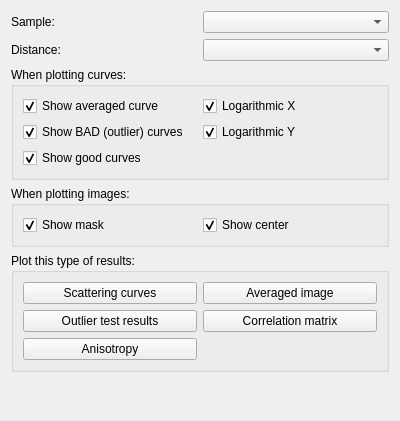
<?xml version="1.0" encoding="UTF-8"?>
<ui version="4.0">
 <class>Form</class>
 <widget class="QWidget" name="Form">
  <property name="geometry">
   <rect>
    <x>0</x>
    <y>0</y>
    <width>400</width>
    <height>421</height>
   </rect>
  </property>
  <property name="windowTitle">
   <string>Form</string>
  </property>
  <layout class="QGridLayout" name="gridLayout">
   <item row="0" column="0">
    <widget class="QLabel" name="label_8">
     <property name="text">
      <string>Sample:</string>
     </property>
     <property name="buddy">
      <cstring>resultsSampleSelectorComboBox</cstring>
     </property>
    </widget>
   </item>
   <item row="1" column="0">
    <widget class="QLabel" name="label_9">
     <property name="text">
      <string>Distance:</string>
     </property>
     <property name="buddy">
      <cstring>resultsDistanceSelectorComboBox</cstring>
     </property>
    </widget>
   </item>
   <item row="4" column="0" colspan="2">
    <widget class="QGroupBox" name="groupBox_3">
     <property name="sizePolicy">
      <sizepolicy hsizetype="MinimumExpanding" vsizetype="Preferred">
       <horstretch>0</horstretch>
       <verstretch>0</verstretch>
      </sizepolicy>
     </property>
     <property name="title">
      <string>Plot this type of results:</string>
     </property>
     <layout class="QGridLayout" name="gridLayout_6">
      <item row="0" column="1">
       <widget class="QPushButton" name="plotImagePushButton">
        <property name="text">
         <string>Averaged image</string>
        </property>
       </widget>
      </item>
      <item row="0" column="0">
       <widget class="QPushButton" name="plotCurvesPushButton">
        <property name="text">
         <string>Scattering curves</string>
        </property>
       </widget>
      </item>
      <item row="1" column="0">
       <widget class="QPushButton" name="plotCorMatTestResultsPushButton">
        <property name="text">
         <string>Outlier test results</string>
        </property>
       </widget>
      </item>
      <item row="1" column="1">
       <widget class="QPushButton" name="plotCorMatPushButton">
        <property name="text">
         <string>Correlation matrix</string>
        </property>
       </widget>
      </item>
      <item row="2" column="0">
       <widget class="QPushButton" name="plotAnisotropyPushButton">
        <property name="text">
         <string>Anisotropy</string>
        </property>
       </widget>
      </item>
     </layout>
    </widget>
   </item>
   <item row="2" column="0" colspan="2">
    <widget class="QGroupBox" name="groupBox_2">
     <property name="title">
      <string>When plotting curves:</string>
     </property>
     <layout class="QGridLayout" name="gridLayout_11">
      <item row="2" column="0">
       <widget class="QCheckBox" name="plot1dShowGoodCurvesCheckBox">
        <property name="text">
         <string>Show good curves</string>
        </property>
        <property name="checked">
         <bool>true</bool>
        </property>
       </widget>
      </item>
      <item row="1" column="0">
       <widget class="QCheckBox" name="plot1dShowBadCurvesCheckBox">
        <property name="text">
         <string>Show BAD (outlier) curves</string>
        </property>
        <property name="checked">
         <bool>true</bool>
        </property>
       </widget>
      </item>
      <item row="0" column="0">
       <widget class="QCheckBox" name="plot1dShowMeanCurveCheckBox">
        <property name="text">
         <string>Show averaged curve</string>
        </property>
        <property name="checked">
         <bool>true</bool>
        </property>
       </widget>
      </item>
      <item row="0" column="1">
       <widget class="QCheckBox" name="plot1dLogarithmicXCheckBox">
        <property name="text">
         <string>Logarithmic X</string>
        </property>
        <property name="checked">
         <bool>true</bool>
        </property>
       </widget>
      </item>
      <item row="1" column="1">
       <widget class="QCheckBox" name="plot1dLogarithmicYCheckBox">
        <property name="text">
         <string>Logarithmic Y</string>
        </property>
        <property name="checked">
         <bool>true</bool>
        </property>
       </widget>
      </item>
     </layout>
    </widget>
   </item>
   <item row="1" column="1">
    <widget class="QComboBox" name="resultsDistanceSelectorComboBox"/>
   </item>
   <item row="0" column="1">
    <widget class="QComboBox" name="resultsSampleSelectorComboBox"/>
   </item>
   <item row="3" column="0" colspan="2">
    <widget class="QGroupBox" name="groupBox_4">
     <property name="title">
      <string>When plotting images:</string>
     </property>
     <layout class="QGridLayout" name="gridLayout_10">
      <item row="0" column="0">
       <widget class="QCheckBox" name="plot2dShowMaskCheckBox">
        <property name="text">
         <string>Show mask</string>
        </property>
        <property name="checked">
         <bool>true</bool>
        </property>
       </widget>
      </item>
      <item row="0" column="1">
       <widget class="QCheckBox" name="plot2dShowCenterCheckBox">
        <property name="text">
         <string>Show center</string>
        </property>
        <property name="checked">
         <bool>true</bool>
        </property>
       </widget>
      </item>
     </layout>
    </widget>
   </item>
   <item row="5" column="0" colspan="2">
    <spacer name="verticalSpacer">
     <property name="orientation">
      <enum>Qt::Vertical</enum>
     </property>
     <property name="sizeHint" stdset="0">
      <size>
       <width>0</width>
       <height>0</height>
      </size>
     </property>
    </spacer>
   </item>
  </layout>
 </widget>
 <tabstops>
  <tabstop>resultsSampleSelectorComboBox</tabstop>
  <tabstop>resultsDistanceSelectorComboBox</tabstop>
  <tabstop>plot1dShowMeanCurveCheckBox</tabstop>
  <tabstop>plot1dLogarithmicXCheckBox</tabstop>
  <tabstop>plot1dShowBadCurvesCheckBox</tabstop>
  <tabstop>plot1dLogarithmicYCheckBox</tabstop>
  <tabstop>plot1dShowGoodCurvesCheckBox</tabstop>
  <tabstop>plot2dShowMaskCheckBox</tabstop>
  <tabstop>plot2dShowCenterCheckBox</tabstop>
  <tabstop>plotCurvesPushButton</tabstop>
  <tabstop>plotImagePushButton</tabstop>
  <tabstop>plotCorMatTestResultsPushButton</tabstop>
  <tabstop>plotCorMatPushButton</tabstop>
  <tabstop>plotAnisotropyPushButton</tabstop>
 </tabstops>
 <resources/>
 <connections/>
</ui>
